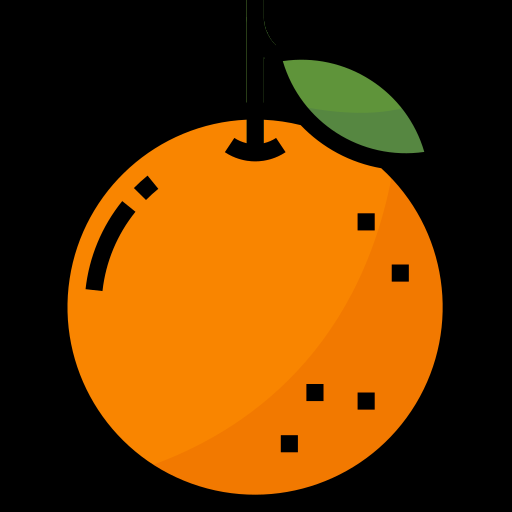
#> input picture ar_game/images/orange.png, 512 x 512 px
$ python game_utils.py
#> lines starting #> are read from the running program, lines starting #| are printed output that depends on the picture
import cv2
import numpy as np
import random

# image source: https://www.flaticon.com/free-icon/orange_1728765
orange_img = cv2.imread(
    "images/orange.png",
    cv2.IMREAD_UNCHANGED
)
#> orange_img is the input picture: shape (512, 512, 4); mean B, G, R, A 1.7, 55.8, 101.5, 141.1
orange_img = cv2.resize(
    orange_img,
    (70, 70)
)
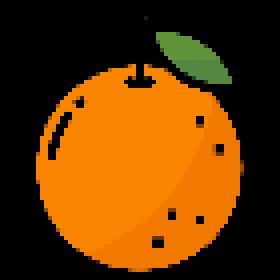
#> orange_img: shape (70, 70, 4) (shown 4 times larger); mean B, G, R, A 1.7, 55.9, 101.7, 141
# image source: https://www.flaticon.com/free-icon/shopping-basket_3142740
basket_img = cv2.imread(
    "images/basket.png",
    cv2.IMREAD_UNCHANGED
)
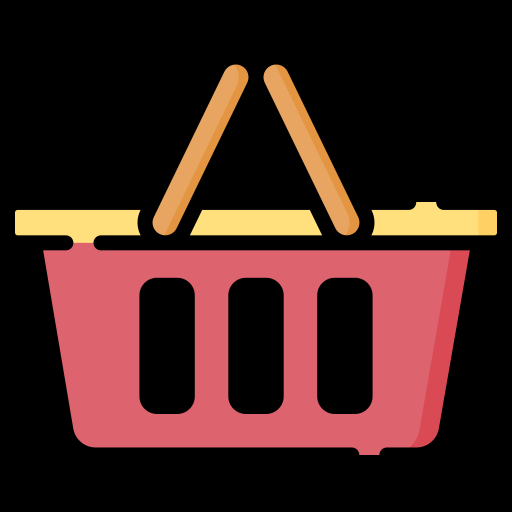
#> input picture ar_game/images/basket.png, 512 x 512 px
#> basket_img is the input picture: shape (512, 512, 4); mean B, G, R, A 30.7, 34.6, 64.5, 121.6
basket_img = cv2.resize(
    basket_img,
    (100, 100)
)
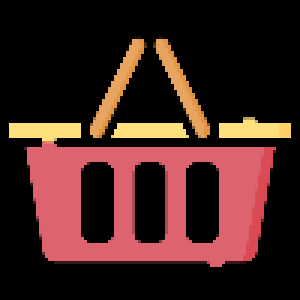
#> basket_img: shape (100, 100, 4) (shown 3 times larger); mean B, G, R, A 30.4, 34.4, 64, 121.2

# [102 lines left out: functions make_orange, detect_red_cursor, draw_orange, draw_basket, not called in this run]
